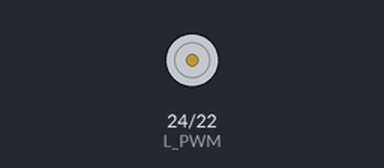
Recording of a sketch running on a simulated Arduino Mega 2560, built with avr-gcc and run on an emulated ATmega2560. On the bench: motor-driver pin pairs drawn as motors (green arrow = first pin HIGH = forward, orange = second pin HIGH = backward, longer = more drive, scaled by the enable pin). What the sketch prints to the serial monitor is not drawn.

Above: at 0.15 s.
At 9.1 s:
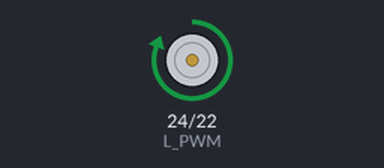
At 15.06 s:
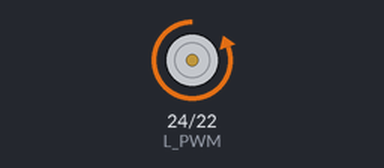
Timing chart, 0 to 15.5 s (numbered marks = the images above):
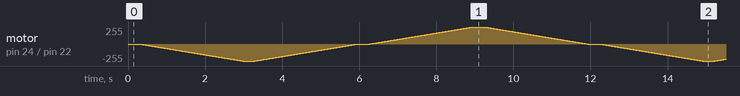

The sketch:

motor_control_3.ino
```cpp
#define R_EN 5
#define L_EN 5
#define R_PWM 22
#define L_PWM 24

void setup() {
  // put your setup code here, to run once:
  pinMode(R_EN, OUTPUT);
  pinMode(L_EN, OUTPUT);
  pinMode(R_PWM, OUTPUT);
  pinMode(L_PWM, OUTPUT);
  Serial.begin(115200);
}

void loop() {
  // put your main code here, to run repeatedly:
  digitalWrite(R_PWM, 1);
  digitalWrite(L_PWM, 0);
  delay(300);
  for(int p=0; p<=255; ++p){
    analogWrite(L_EN,p);
    Serial.println("Motor Duty Cycle: " + String(p*100.0/255.0) + "%");
    delay(10);
  }
  delay(300);

  for(int p=255; p>=0; --p){
    analogWrite(L_EN,p);
    Serial.println("Motor Duty Cycle: " + String(p*100.0/255.0) + "%");
    delay(10);
  }
  digitalWrite(R_PWM, 0);
  digitalWrite(L_PWM, 1);
  delay(300);
  for(int p=0; p<=255; ++p){
    analogWrite(L_EN,p);
    Serial.println("Motor Duty Cycle: " + String(p*100.0/255.0) + "%");
    delay(10);
  }
  delay(300);

  for(int p=255; p>=0; --p){
    analogWrite(L_EN,p);
    Serial.println("Motor Duty Cycle: " + String(p*100.0/255.0) + "%");
    delay(10);
  }
}
```
